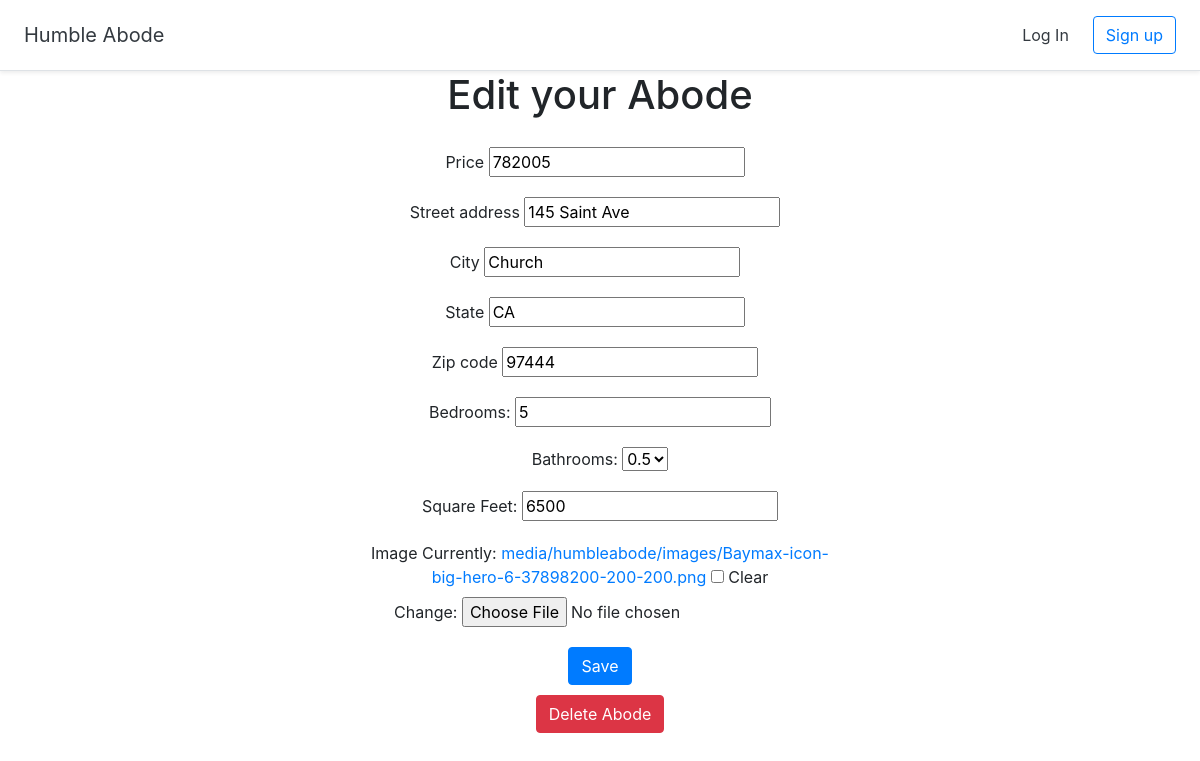
The app's page /abode/8/update with its own data.
### adobes/models.py (models this page shows)
class Abode(models.Model):
    price = models.PositiveIntegerField(default=100000)
    bedrooms = models.PositiveIntegerField(verbose_name='Bedrooms:',default=1, validators=[MinValueValidator(1)])
    bathrooms = models.DecimalField(verbose_name='Bathrooms:',max_digits=3, decimal_places=1, validators=[MinValueValidator(Decimal('0.5'))])
    SqFoot = models.PositiveIntegerField(verbose_name='Square Feet:',default=100, validators=[MinValueValidator(1)])
    image = models.ImageField(upload_to='media\humbleabode\images', blank=True)
    is_sold = models.BooleanField(default=False, null=True)
    user = models.ForeignKey(User, on_delete=models.CASCADE)
    address = models.ForeignKey(Address, on_delete=models.CASCADE)

class Address(models.Model):
    address_id = models.AutoField(primary_key=True)
    street_address = models.CharField(max_length=255)
    city = models.CharField(max_length=20) #Longest city name in the US is 17 characters
    state = models.CharField(max_length=2) #Two for state abbreviations
    zip_code = models.CharField(max_length=5) #Zipcodes are 5 digits long

### adobes/views.py (the view)
# urls.py: path('abode/<int:pk>/update', views.UpdateAbode, name='update_abode'),
def UpdateAbode(request, pk):
    current_abode = Abode.objects.get(pk=pk)
    current_address = current_abode.address
    address_form = AddressForm(instance=current_address)
    abode_form = AbodeForm(instance=current_abode)
    if request.method == 'POST':
        filled_address_form = AddressForm(request.POST, instance=Address())
        filled_abode_form = AbodeForm(request.POST, request.FILES, instance=Abode())
        if filled_address_form.is_valid() and filled_abode_form.is_valid():
            current_address.street_address = filled_address_form.cleaned_data['street_address']
            current_address.city = filled_address_form.cleaned_data['city']
            current_address.state = filled_address_form.cleaned_data['state']
            current_address.zip_code = filled_address_form.cleaned_data['zip_code']
            current_address.save()
            current_abode.price = filled_abode_form.cleaned_data['price']
            current_abode.bedrooms = filled_abode_form.cleaned_data['bedrooms']
            current_abode.bathrooms = filled_abode_form.cleaned_data['bathrooms']
            current_abode.SqFoot = filled_abode_form.cleaned_data['SqFoot']
            current_abode.image = filled_abode_form.cleaned_data['image']
            current_abode.is_sold = filled_abode_form.cleaned_data['is_sold']
            current_abode.image = filled_abode_form.cleaned_data['image']
            current_abode.address = current_address
            current_abode.save()
            return redirect('home')
    else:
        return render(request, 'abodes/update_abode.html', {'abode':current_abode, 'AddressForm':address_form,'AbodeForm':abode_form})

### adobes/forms.py
class AddressForm(forms.ModelForm):
    class Meta:
        model = Address
        fields = ['street_address', 'city', 'state', 'zip_code']

class AbodeForm(forms.ModelForm):
    class Meta:
        model = Abode
        fields = ['price','bedrooms','bathrooms','SqFoot','image','is_sold']

### adobes/templates/abodes/update_abode.html (shortened to what this page needs)
{% extends 'abodes/base.html' %}
{% block content %}
<div class="container text-center" id="container">
  <div class="col-lg-8 mr-auto ml-auto" id="column">
    <h1>Edit your Abode</h1>
    <form method="POST" enctype="multipart/form-data">
      <div class="row" style="padding-top: 20px; padding-right: 10px;">
        <div class="col-lg-8 mr-auto ml-auto"">
          {{ AbodeForm.price.label }} {{ AbodeForm.price }}
        </div>
      </div>
      <div class="row" style="padding-top: 20px; padding-right: 10px;">
        <div class="col-lg-8 mr-auto ml-auto"">
          {{ AddressForm.street_address.label }} {{ AddressForm.street_address }}
        </div>
      </div>
      <div class="row" style="padding-top: 20px; padding-right: 10px;">
        <div class="col-lg-8 mr-auto ml-auto"">
          {{ AddressForm.city.label }} {{ AddressForm.city }}
        </div>
      </div>
      <div class="row" style="padding-top: 20px; padding-right: 10px;">
        <div class="col-lg-8 mr-auto ml-auto"">
          {{ AddressForm.state.label }} {{ AddressForm.state }}
        </div>
      </div>
      <div class="row" style="padding-top: 20px; padding-right: 10px;">
        <div class="col-lg-8 mr-auto ml-auto"">
          {{ AddressForm.zip_code.label }} {{ AddressForm.zip_code }}
        </div>
      </div>
      <div class="row" style="padding-top: 20px;">
        <div class="col-lg-8 mr-auto ml-auto"">
          {{ AbodeForm.bedrooms.label }} {{ AbodeForm.bedrooms }}
        </div>
      </div>
      <div class="row" style="padding-top: 20px;">
        <div class="col-lg-8 mr-auto ml-auto"">
          {{ AbodeForm.bathrooms.label }}
          <select name="bathrooms">
            <option value="0.5">0.5</option>
          </select>
        </div>
      </div>
      <div class="row" style="padding-top: 20px;">
        <div class="col-lg-8 mr-auto ml-auto"">
          {{ AbodeForm.SqFoot.label }} {{ AbodeForm.SqFoot }}
        </div>
      </div>
      <div class="row" style="padding-top: 20px;">
        <div class="col-lg-8 mr-auto ml-auto"">
          {{ AbodeForm.image.label }} {{ AbodeForm.image }}
        </div>
      </div>
      <div class="row" style="padding-top: 20px; padding-bottom: 10px;">
        <div class="col-lg-8 mr-auto ml-auto"">
          <button type="submit" name="button" class="btn btn-primary" >Save</button>
        </div>
      </div>
    </form>
    <a href="{% url 'delete_abode' abode.id %}" class="btn btn-danger">Delete Abode</a>
  </div>
</div>
{% endblock %}

### records on screen
Abode: price "782005", bedrooms "5", SqFoot "6500"
Address: street_address "145 Saint Ave", city "Church", state "CA", zip_code "97444"

### other values on screen
{{ AbodeForm.price.label }} "Price"
{{ AddressForm.street_address.label }} "Street address"
{{ AddressForm.city.label }} "City"
{{ AddressForm.state.label }} "State"
{{ AddressForm.zip_code.label }} "Zip code"
{{ AbodeForm.bedrooms.label }} "Bedrooms:"
{{ AbodeForm.bathrooms.label }} "Bathrooms:"
{{ AbodeForm.SqFoot.label }} "Square Feet:"
{{ AbodeForm.image.label }} "Image"
